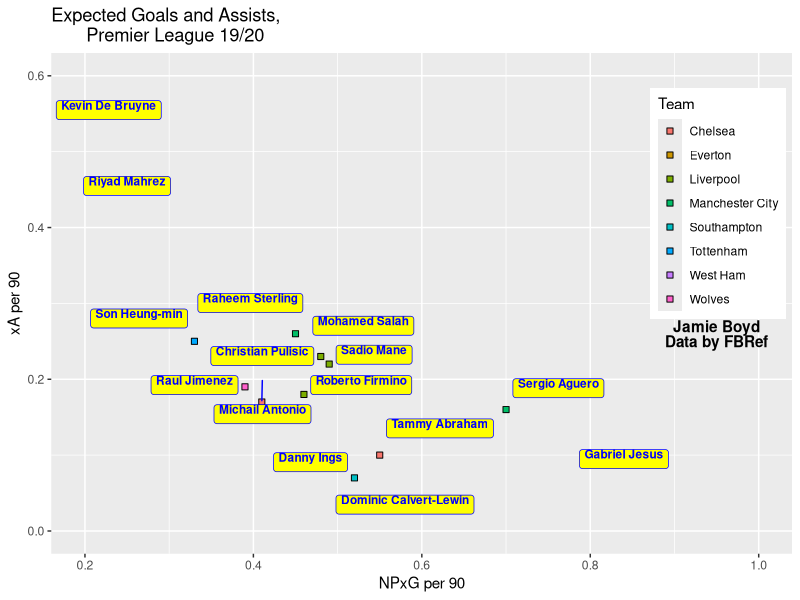

Reproduce this figure in R.
library(ggplot2)
library(ggrepel)

plxgxa = read.csv("PLxGxA.csv")

top15 <- plxgxa[1:15,]

ggplot(top15, aes(npxGp90, xAp90, label=Player, fill=Squad)) +
  geom_point(size=2, shape=22) +
  geom_label_repel(size=3, vjust=1.5, col='blue', fill='yellow',
                   fontface='bold') +
  labs(x="NPxG per 90", y='xA per 90', title='Expected Goals and Assists, 
       Premier League 19/20', fill='Team') +
  xlim(0.2,1) + ylim(0,0.6) +
  theme(legend.position = c(0.9,0.7)) +
  annotate('text', label = 'Jamie Boyd', x=0.95, y=0.27, fontface='bold') +
  annotate('text', label = 'Data by FBRef', x=0.95, y=0.25, fontface='bold')

